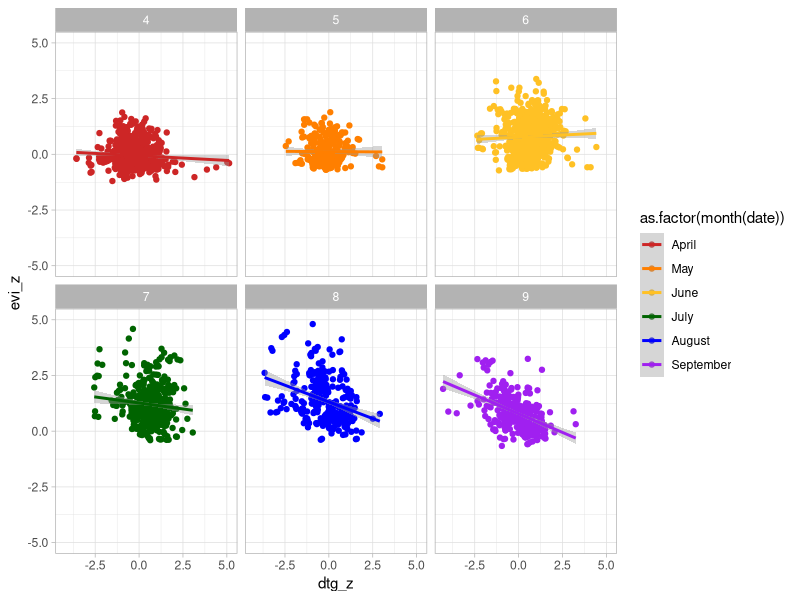
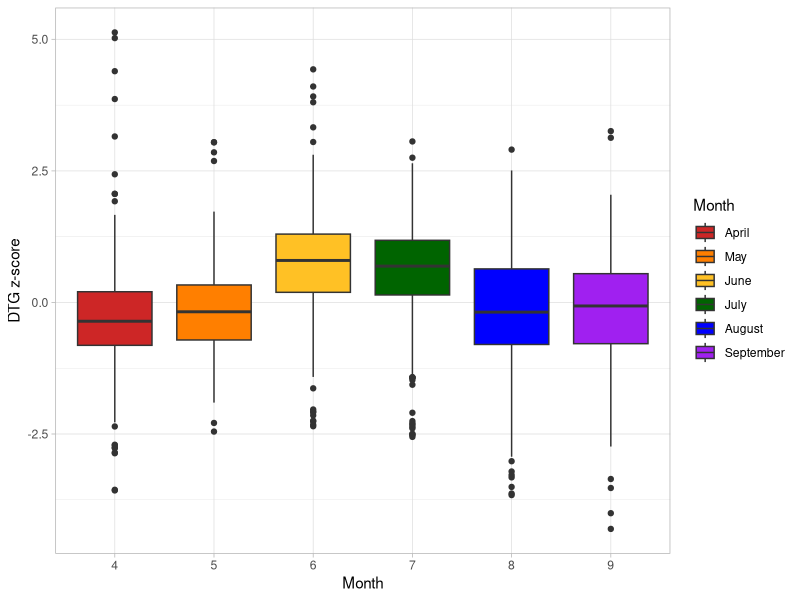
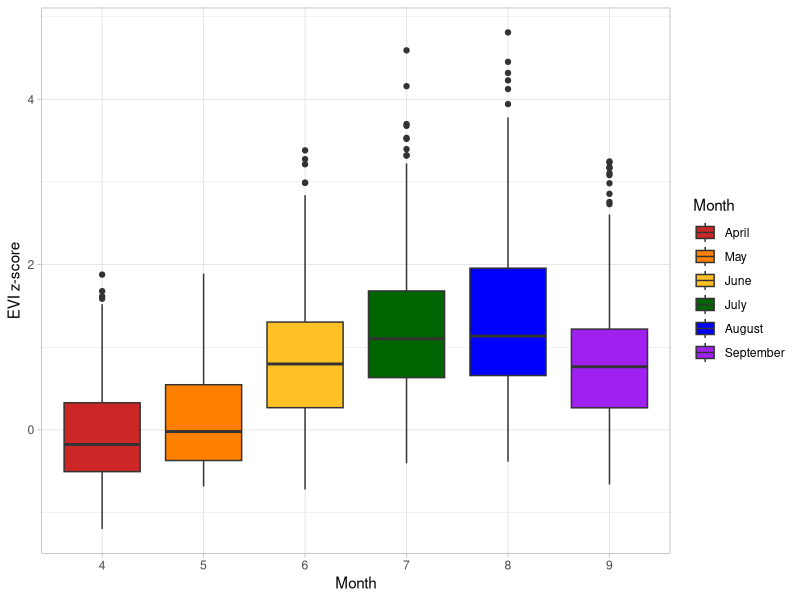
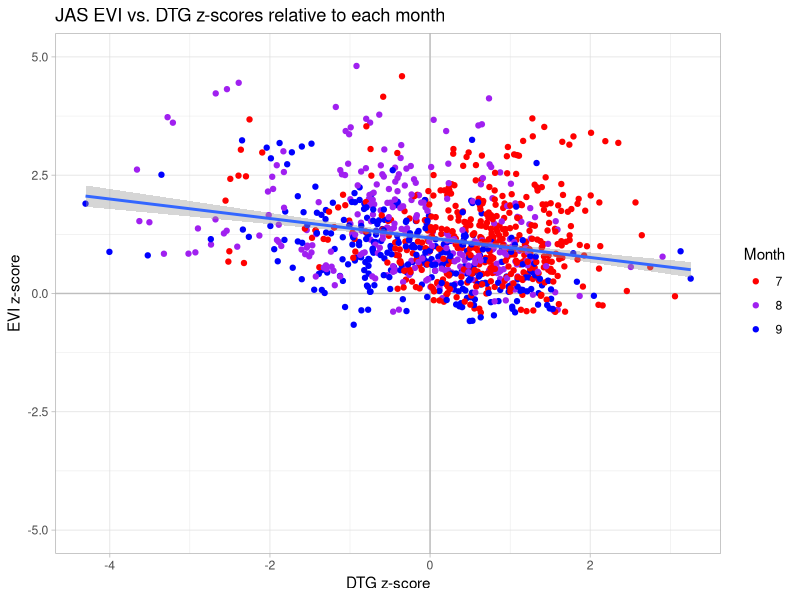

Write R code to recreate these figures, in order.
library(tidyverse)
# install.packages("zoo")
library(zoo)
library(lme4)


# EVI Measurements:

landsat_alluv <- read_csv("data/LandsatEVI_Alluvial.csv")
ls_alluv <- landsat_alluv %>% 
  transmute(date = make_date(year = year, month = month,
                             day = day),
            evi = EVI, name = name, well = "alluvial")


landsat_reg <- read_csv("data/LandsatEVI_Regional.csv")
ls_reg <- landsat_reg %>% 
  transmute(date = make_date(year = year, month = month,
                             day = day),
            evi = EVI, name = name, well = "regional")

evi_combo <- rbind(ls_alluv, ls_reg)

# groundwater data:

alluv_levels <- read_csv("data/Near-stream_alluvial-aquifer_water_levels.csv",
                         skip = 2, col_names = T)

alluvial <- alluv_levels %>% 
  transmute(date = as.POSIXct(lev_timestamp, 
                              tryFormats = c("%m/%d/%Y")),
            name = station_nm, 
            lat = y, 
            lon = x, 
            level = lev_va) %>%
  mutate(well = "alluvial")

# filter(alluvial) %>%
#   ggplot(aes(x = date, y = -level, group = name))+
#   geom_line()

# Rest of the wells:

regional_levels <- read_csv("data/Groundwater_levels_below_land_surface.csv")

regional <- regional_levels %>% 
  transmute(date = as.POSIXct(lev_timestamp, tryFormats = c("%m/%d/%y")),
            name = station_nm, lat = y, lon = x, level = lev_va) %>% 
  mutate(well = "regional")

# combine groundwater measurements

water_combo <- rbind(regional, alluvial) %>% 
  filter(year(date) <= 2024) %>% 
  select(date, name, well, level)

# %>% 
#   mutate(doy = yday(date), year = year(date))

# this is what DOESN'T work:
# combined_evi <- full_join(water_combo, evi_combo, 
#                           join_by(name, date, well))


# now to combine with these weird dates....

evi_combo_test <- evi_combo %>% 
  group_by(name) %>% 
  arrange(date) %>%
  mutate(interval = c(as.numeric(difftime(lead(date), date, units = "days"))))
              
              # expand_landsat_evi <- function(df) {
              #   df1 <- df %>%
              #     arrange(date) %>%
              #     mutate(interval = c(as.numeric(difftime(lead(date), date, units = "days")))) # interval = length of composite pd
              #   
              #   expanded_df <- df1 %>%
              #     filter(!is.na(interval)) %>%
              #     rowwise() %>%
              #     do(data.frame(
              #       date = seq(.$date, by = "day", length.out = .$interval),
              #       # the above code creates a sequence of days for each row starting with the 
              #       # row's date value and ending after the interval # of days
              #       evi = rep(.$evi, .$interval) 
              #       # repeat the daily value as many times as days in the interval
              #     ))
              #   
              #   # rowwise() and do() operate by binding the outputs of do() back into rows
              #   
              #   return(expanded_df)
              # }

      expand_evi_dates <- function(df){
        
        df1 <- df %>% 
          arrange(date) %>% 
          mutate(interval = c(as.numeric(difftime(lead(date), date, units = "days"))))
        
        expanded <- df1 %>% 
          filter(!is.na(interval)) %>% 
          rowwise() %>% 
          do(data.frame(
            date = seq(.$date, by = "day", length.out = .$interval)
          ))
        
      }
              
              evi_nested <- evi_combo %>% 
                group_by(well, name) %>% 
                arrange(date) %>% 
                nest()
              
              evi_expand <- evi_nested %>% 
                mutate(data = map(data, expand_evi_dates)) %>%
                unnest(data) %>% 
                full_join(evi_combo)
              
              evi_interp <- evi_expand %>%
                group_by(name) %>% 
                arrange(date) %>% 
                mutate(evi = na.approx(evi)) %>% 
                ungroup()
              
        # And what if i linearly interpolate?

# merge GW with "composite expanded" EVI

combined_evi <- full_join(water_combo, evi_interp,
                          join_by(name, date, well))

# yay!

stats <- combined_evi %>%
  filter(!is.na(evi), !is.na(level)) %>%
  group_by(name) %>% 
  summarise(evi_mean = mean(evi, na.rm = T), 
            evi_sd = sd(evi, na.rm = T),
            dtg_mean = mean(level, na.rm = T), 
            dtg_sd = sd(level, na.rm = T),
            evi_cv = evi_sd / evi_mean,
            dtg_cv = dtg_sd / dtg_mean
  ) %>% 
  ungroup()

stats_by_month <- combined_evi %>% 
  filter(!is.na(evi), !is.na(level)) %>% 
  mutate(month = month(date)) %>% 
  group_by(name, month) %>% 
  summarise(evi_mean = mean(evi, na.rm = T), 
            evi_sd = sd(evi, na.rm = T),
            dtg_mean = mean(level, na.rm = T), 
            dtg_sd = sd(level, na.rm = T),
            evi_cv = evi_sd / evi_mean,
            dtg_cv = dtg_sd / dtg_mean
  ) %>% 
  ungroup()

z_scores <- full_join(combined_evi, stats) %>% 
  filter(!is.na(evi), !is.na(level),
         month(date) %in% c(4, 5, 6, 7, 8, 9)
  ) %>% 
  mutate(evi_z = (evi - evi_mean)/evi_sd,
         dtg_z = (level - dtg_mean)/dtg_sd,
         month = month(date))

z_scores_monthly <- combined_evi %>%  # Z-scores data frame with mean & sd for any given Month
  mutate(month = month(date)) %>% 
  full_join(stats_by_month) %>% 
  filter(!is.na(evi), !is.na(level),
         month %in% c(4, 5, 6, 7, 8, 9)) %>% 
  group_by(name, month) %>% 
  mutate(evi_z = (evi - evi_mean)/evi_sd,
         dtg_z = (level - dtg_mean)/dtg_sd) %>% 
  ungroup()


# Regression lines: colored by MONTHS (growing season months)
colors <- c("firebrick3", "darkorange1", "goldenrod1", 
            "darkgreen", "blue", "purple")
names(colors) <- as.factor(seq(4, 9, by = 1))
ggplot(filter(z_scores, well == "alluvial"),
       aes(x = dtg_z, y = evi_z, 
           color = as.factor(month(date)),
           group = month(date))
)+
  geom_point()+
  geom_smooth(method = "lm", se = T)+
  ylim(c(-5, 5))+
  scale_color_manual(values = colors,
                     labels = c("April", "May", "June",
                                "July", "August", "September"))+
  theme_light()+
  facet_wrap(~month(date))

ggplot(filter(z_scores, well == "alluvial"), 
       aes(y = dtg_z, x = as.factor(month(date)),
           fill = as.factor(month(date))))+
  geom_boxplot()+
  #geom_boxplot(aes(y = evi_z), alpha = 0.2)+
  theme_light()+
  scale_fill_manual(values = colors,
                    labels = c("April", "May", "June",
                               "July", "August", "September"))+
  labs(fill = "Month")+
  xlab("Month")+
  ylab("DTG z-score")
#ggsave("figures/upland_DTGz_box.jpg", width = 6, height = 4, units = "in")

ggplot(filter(z_scores, dtg_z < 5, well == "alluvial"), 
       aes(y = evi_z, x = as.factor(month(date)),
           fill = as.factor(month(date))))+
  geom_boxplot()+
  theme_light()+
  scale_fill_manual(values = colors,
                    labels = c("April", "May", "June",
                               "July", "August", "September"))+
  labs(fill = "Month")+
  xlab("Month")+
  ylab("EVI z-score")
#ggsave("figures/upland_EVIz_box.jpg", width = 6, height = 4, units = "in")

ggplot(filter(z_scores, 
              well == "alluvial",
              month(date) %in% c(7, 8, 9)), 
       aes(x = dtg_z,
           y = evi_z))+
  geom_hline(yintercept = 0, color = "gray")+
  geom_vline(xintercept = 0, color = "gray")+
  geom_point(aes(color = as.factor(month(date))))+
  geom_smooth(method = "lm", se = TRUE)+
  scale_color_manual(values = c("red", "purple", "blue"))+
  theme_light()+
  ylim(c(-5,5))+
  xlab("DTG z-score")+
  ylab("EVI z-score")+
  labs(color = "Month")+
  ggtitle("JAS EVI vs. DTG z-scores relative to each month")+
  theme(strip.background = element_rect(color = "black", fill = "white"))+
  theme(strip.text = element_text(colour = 'black'))

summary(lm(evi_z ~ dtg_z, data = filter(z_scores, 
                                        well == "alluvial",
                                        month(date) %in% c(7, 8, 9))))


